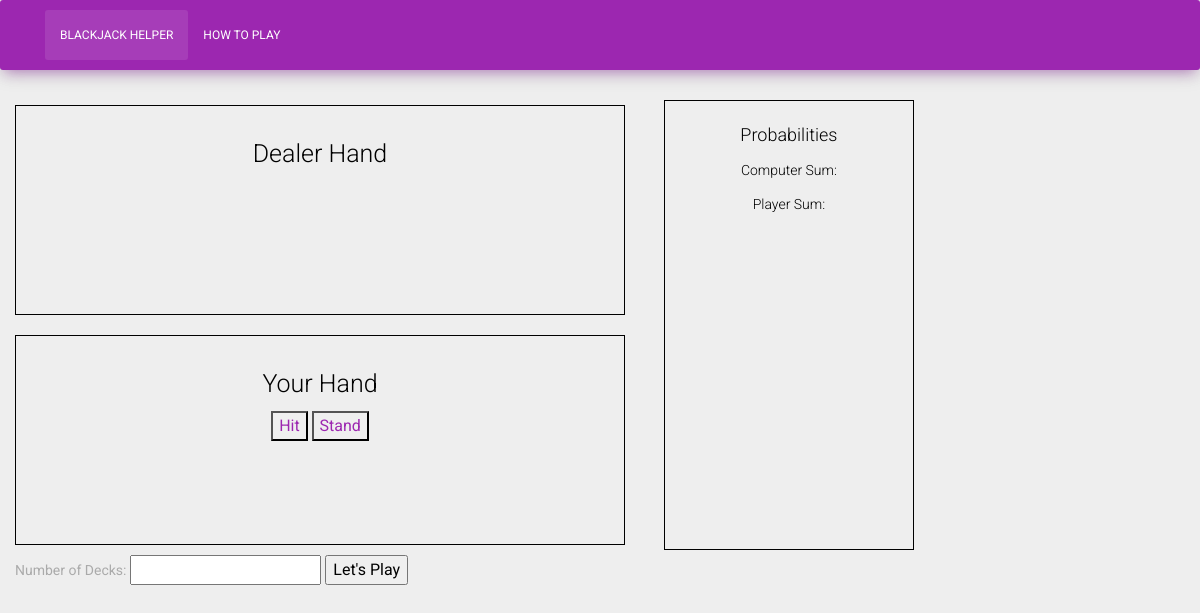
The page /game on the database as committed earlier.
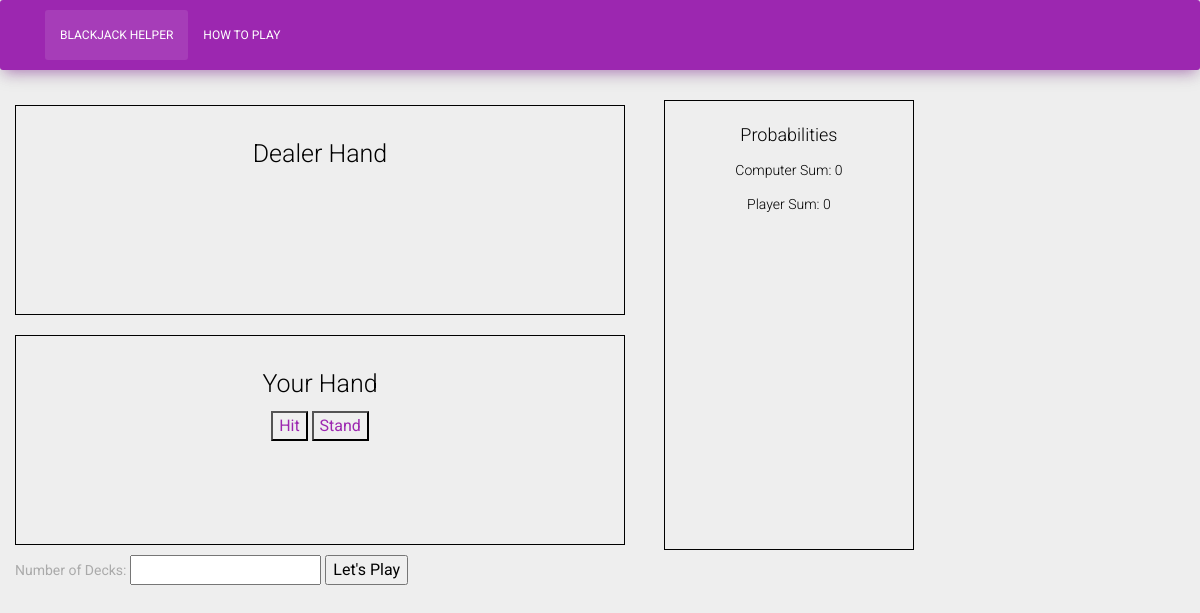
The same page on the database as committed later.
### blackjack_app/models.py (models this page shows, shortened)
class Blackjack(models.Model):
    num_decks = models.IntegerField()
    deck = [2,3,4,5,6,7,8,9,10,'J','Q','K','A']
    user_cards=[]
    comp_cards=[]
    def user_sum(self):
        sum = 0
        if 'A' in self.user_cards:
            if sum + 11 > 21:
                sum += 1
            else:
                sum += 11
        return sum
    def comp_sum(self):
        sum = 0
        if 'A' in self.comp_cards:
            if sum + 11 > 21:
                sum += 1
            else:
                sum += 11
        return sum

### blackjack_app/views.py (the view)
# urls.py: path('game', views.game),
def game(request):
    context={
        'last_game':Blackjack.objects.last()
    }
    return render(request, 'game.html', context)

### blackjack_app/templates/game.html (shortened to what this page needs)
<!DOCTYPE html>
<html lang="en">
    <head>
        <link rel="stylesheet" href="https://maxcdn.bootstrapcdn.com/font-awesome/latest/css/font-awesome.min.css">
        {% load static %}
        <link href="{% static 'assets/css/material-kit.css' %}" rel="stylesheet" />
        <link rel="stylesheet" href="{% static 'css/style.css' %}">
    </head>
<body>
    <nav class="navbar navbar-expand-lg bg-primary">
        <div class="container">
            <div class="collapse navbar-collapse" id="navbarNav">
                <ul class="navbar-nav">
                    <li class="nav-item active">
                        <a class="nav-link" href="/index">Blackjack Helper</a>
                    </li>
                    <li class="nav-item">
                        <a class="nav-link" href="/tutorial">How to Play</a>
                    </li>
                </ul>
            </div>
        </div>
    </nav>
    <div class='main_content'>
        <div class='dealer_hand'>
            <h3>Dealer Hand</h2>
        </div>
        <div class='your_hand'>
            <h3>Your Hand</h2>
                <button id="hit"><a href="hit">Hit</a></button>
                <button id="stand"><a href="stand">Stand</a></button>
        </div>
        <form action="create" method="POST">
            <label for="number">Number of Decks:</label>
            <input type="text" id="number" name='number'>
            <input type="submit" value="Let's Play">
        </form>
    </div>
    <div class='prob_bar'>
        <h4>Probabilities</h4>
        <p id="d-sum">Computer Sum: {{last_game.comp_sum}}</p>
        <p id="d-sum">Player Sum: {{last_game.user_sum}}</p>
    </div>
</body>
</html>

### blackjack_app/static/css/style.css (style rules this page uses)
.main_content { width: 640px; height: 450px; display: inline-block; padding: 15px; margin-right: 10px; vertical-align: top; }
.dealer_hand { width: 610px; height: 210px; border: 1px solid black; padding: 10px; margin-bottom: 20px; text-align: center; }
.your_hand { width: 610px; height: 210px; border: 1px solid black; padding: 10px; margin-bottom: 10px; text-align: center; }
.prob_bar { width: 250px; height: 450px; margin: 10px; display: inline-block; vertical-align: bottom; padding: 10px; text-align: center; border: 1px solid black; }

Rows that differ between the two databases and show on the page:
added Blackjack: comp_sum "0", user_sum "0"
